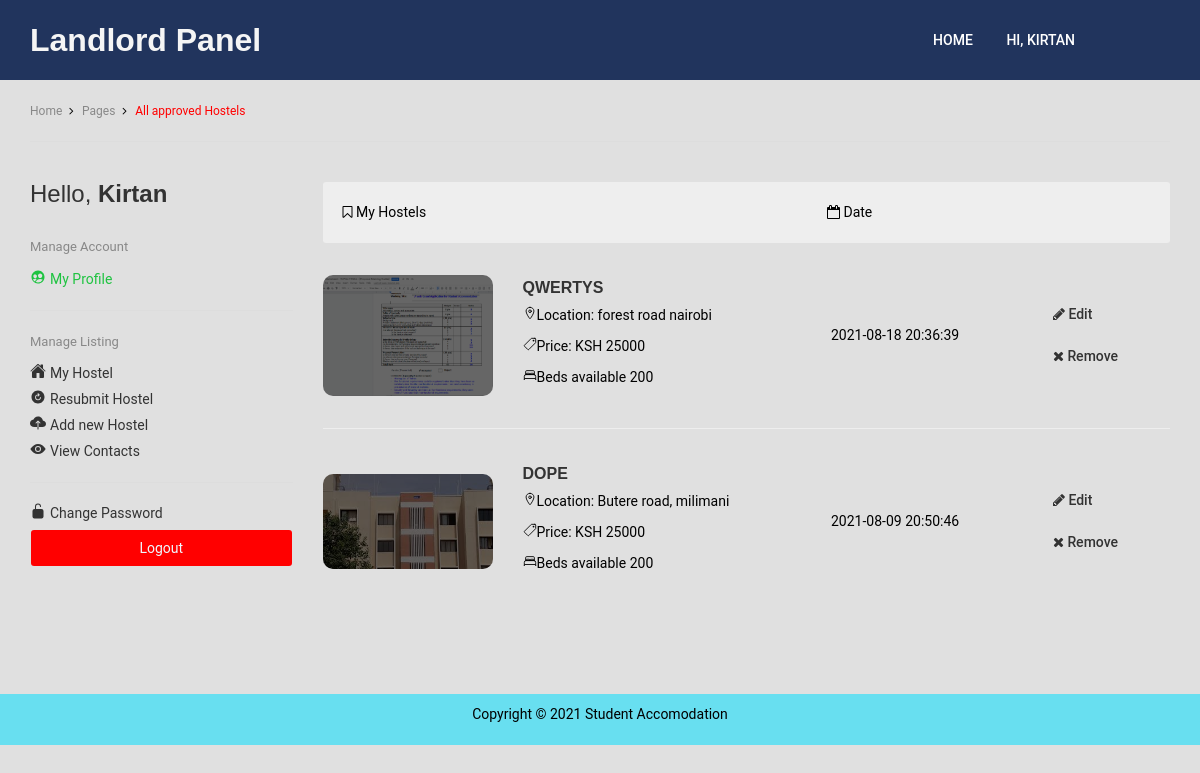
Screenshot of /landlord/my_hostel.php (signed in) with the database file from the repository.
### tables this page shows
CREATE TABLE `hos_details` (
  `ID` int(11) NOT NULL,
  `agent_id` int(11) NOT NULL,
  `hos_name` varchar(50) NOT NULL,
  `hos_type` varchar(50) NOT NULL,
  `share_no` int(11) DEFAULT NULL,
  `bed_no` int(11) DEFAULT NULL,
  `price` varchar(50) NOT NULL,
  `description` varchar(255) NOT NULL,
  `ft_img` varchar(255) NOT NULL,
  `location` varchar(255) NOT NULL,
  `friendly_add` varchar(255) NOT NULL,
  `transport` varchar(255) DEFAULT NULL,
  `services` varchar(50) NOT NULL,
  `rules` varchar(50) NOT NULL,
  `uploaded_on` datetime NOT NULL DEFAULT current_timestamp(),
  `isActive` tinyint(1) NOT NULL DEFAULT 1,
  `agent_active` tinyint(1) NOT NULL DEFAULT 0
);

### landlord/includes/core_inc.php (the view, shortened to what this page needs)
<?php
    function all_hostel(){
        require 'config.php';
        $query = "SELECT * FROM `hos_details` WHERE `isActive`= 0 AND `agent_active`=0 AND `agent_id` = '" . $_SESSION['id_landlord'] . "'  ORDER by `ID` DESC";
        $query_run = mysqli_query($con, $query);
        $query_row = mysqli_num_rows($query_run);
        if ($query_row == 0) {
            echo "None of your hostels are Approved Yet";
        }else {
            while ($row = mysqli_fetch_array($query_run)) {
                ?>
                <li class="manage-list__item">
                    <div class="manage-list__item-container">
                        <div class="manage-list__item-img">
                            <a href="viewhostel.php?hosid=<?php echo $row['ID'] ?>">
                                <img src="<?php echo $row['ft_img'] ?>" alt="<?php echo $row['hos_name'].' image' ?>" width="170px" height="200px" class="img_edit">
                            </a>
                        </div>
                        <div class="manage-list__item-detail">
                            <h3 class="listing__title"><a href="viewhostel.php?hosid=<?php echo $row['ID'] ?>"><?php echo $row['hos_name']; ?></a></h3>
                            <p class="listing_location"><ion-icon name="location-outline"></ion-icon>Location: <?php echo $row['location'] ?></p>
                            <p class="listing_price"><ion-icon name="pricetag-outline" ></ion-icon>Price: KSH <?php echo $row['price'] ?></p>
                            <p class="listing_price"><ion-icon name="bed-outline" ></ion-icon>Beds available <?php echo $row['bed_no'] ?></p>
                        </div>
                    </div>
                    <div class="manage-list__expire-date">
                        <?php echo $row['uploaded_on'] ?>
                    </div>
                    <div class="manage-list__action">
                        <a href="update_hostel.php?edit_hostel=<?php echo $row['ID'] ?>" class="edit"><i class="fa fa-pencil" aria-hidden="true"></i> Edit</a><br>
                        <a href="includes/remove_hostel.php?remove=<?php echo $row['ID'] ?>" class="remove" id="#"><i class="fa fa-times" aria-hidden="true"></i> Remove</a>
                    </div>
                </li>
           <?php }
        }
    }
    ?>

### rows the page displays
hos_details: ft_img+hos_name (picture), hos_name "QWERTYS", location "forest road nairobi", price "25000", bed_no "200", uploaded_on "2021-08-18 20:36:39"
hos_details: ft_img (picture), hos_name "DOPE", location "Butere road, milimani", price "25000", bed_no "200", uploaded_on "2021-08-09 20:50:46"

### other values shown
$_SESSION['username_landlord'] "KIRTAN"
$_SESSION['username_landlord'] "Kirtan"
